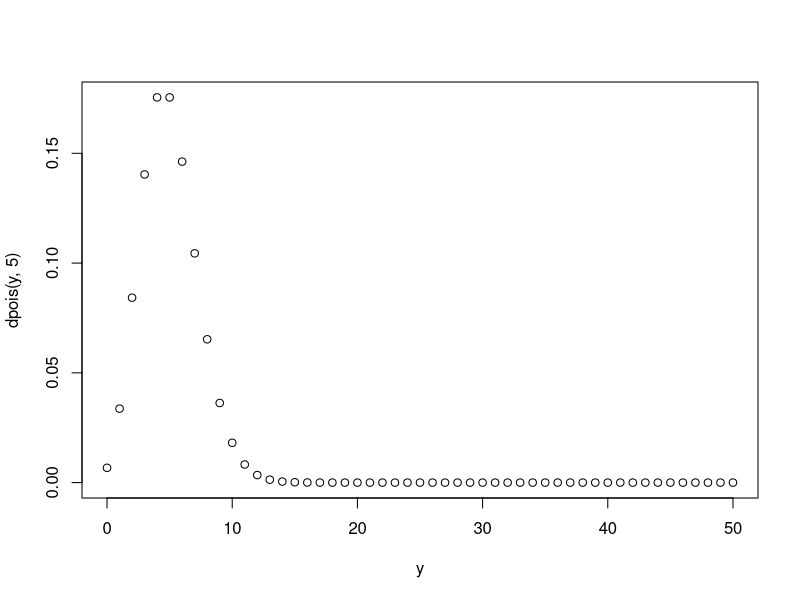
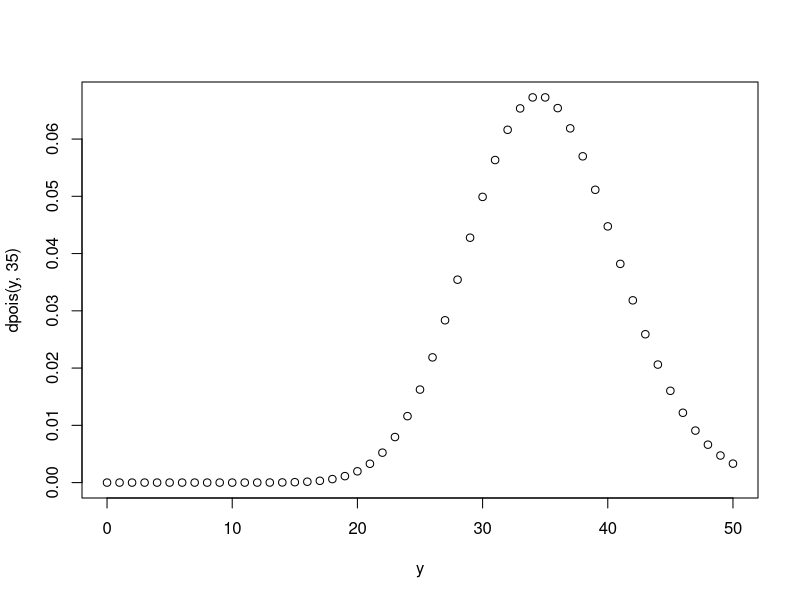

These figures' R source, in order:
#Poisson Process, Gamma-Poisson Model
#Sep 17, 2024

#daily fails for avg. of 5 per day
rpois(100,5) #100 random values with Pois(5) distribution
#weekly fails for avg. of 5 per day
rpois(100,35)
#hourly fails for avg. of 5 per day
rpois(100,5/24)

#Plot probability distribution
y <- 0:50
plot(y, dpois(y,5)) #probability distribution function of Pois(5)
plot(y, dpois(y,35))
